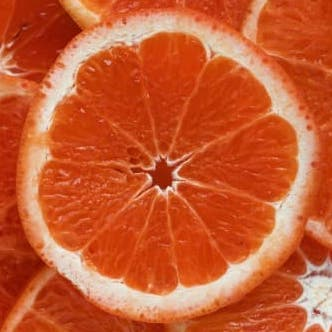
#> input picture python/test.jpg, 332 x 332 px
$ python loadimage.py
#> lines starting #> are read from the running program, lines starting #| are printed output that depends on the picture
import cv2

img1 = cv2.imread('test.jpg')
#> img1 is the input picture: shape (332, 332, 3); mean B, G, R 49.1, 91.1, 200
img2 = cv2.imread('test2.png')
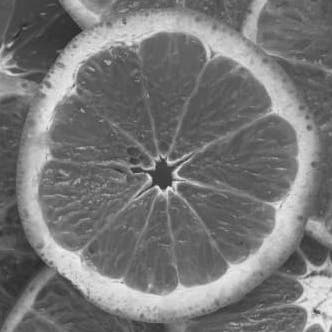
#> input picture python/test2.png, 332 x 332 px
#> img2 is the input picture: shape (332, 332, 3); min 36, max 246, mean 118.9

img3 = cv2.hconcat([img1,img2])
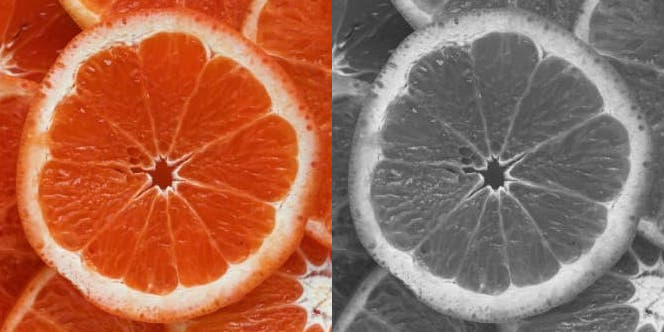
#> img3: shape (332, 664, 3); mean B, G, R 84, 105, 159.4
img4 = cv2.resize(img3,(640,640))
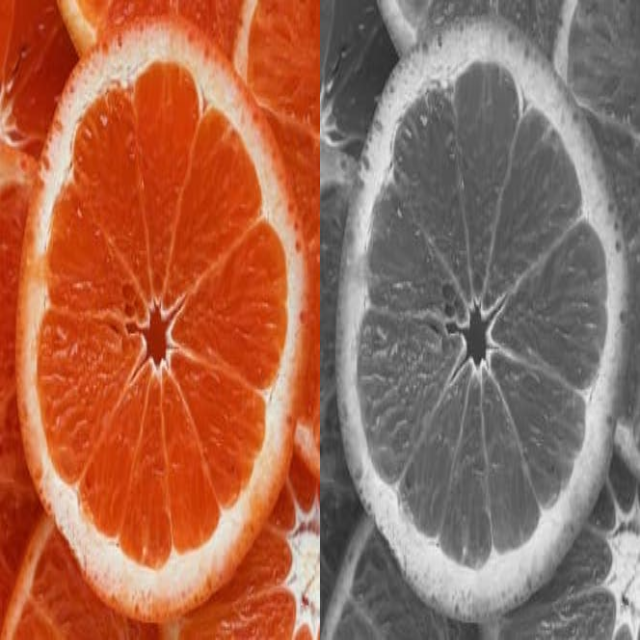
#> img4: shape (640, 640, 3); mean B, G, R 83.9, 104.9, 159.3

height, width, channel = img4.shape
#> height = 640; width = 640; channel = 3

matrix = cv2.getRotationMatrix2D((width/2,height/2),45,0.7)
dst = cv2.warpAffine(img4, matrix, (width, height))
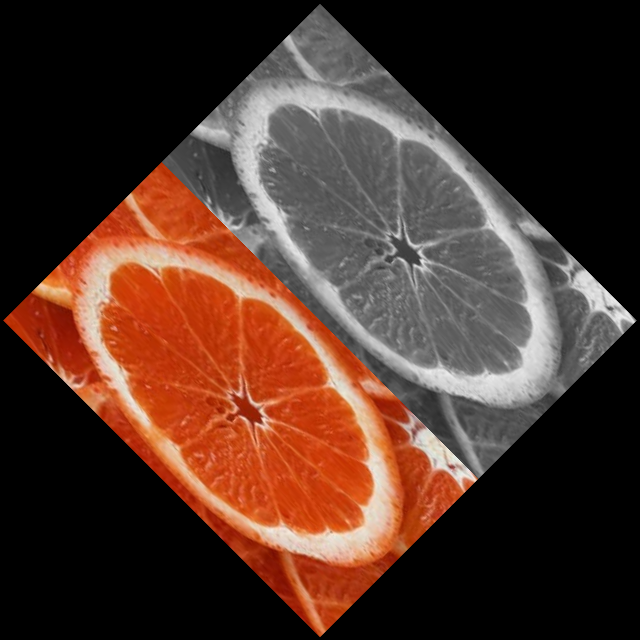
#> dst: shape (640, 640, 3); mean B, G, R 41.1, 51.4, 78.1

cv2.imshow("image",dst)
k = cv2.waitKey(0)
#> (key Esc is pressed here)
if k == 27:
	cv2.destroyAllWindows()
elif k == ord('s'):
	cv2.imwrite("test3.png",img3)
	cv2.destroyAllWindows()
